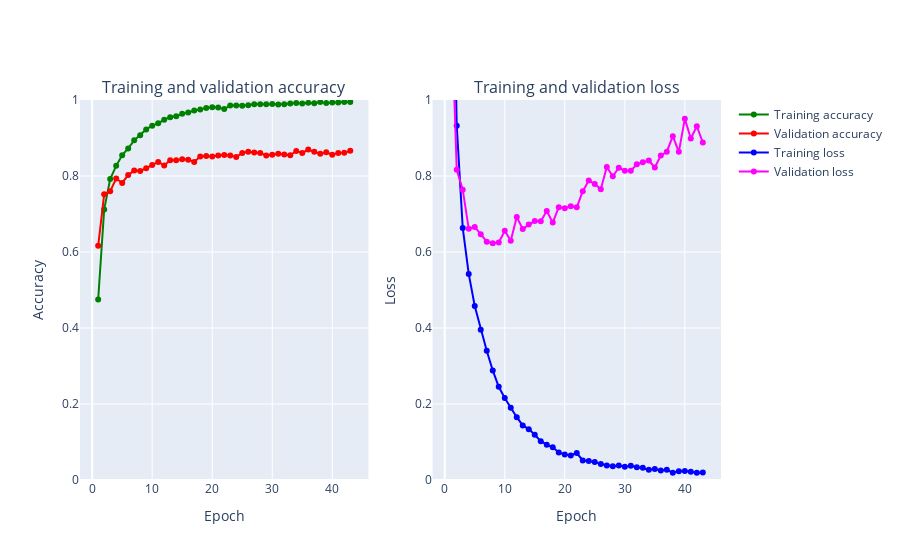

Notebook code cell kept with this figure:
### Code cell
cnn_model1 = model1.fit(X_train, y_train,
                  batch_size=BATCH_SIZE,
                  epochs=NO_EPOCHS,
                  verbose=1,
                  validation_data=(X_val, y_val),
                  callbacks=[earlystopper, checkpointer, annealer])
plot_accuracy_and_loss(cnn_model1)

### Figure 1 — Plotly figure (JSON) as saved in the notebook; plotly's stock layout.template omitted (floating-point values rounded to 4 significant figures)
{"data": [{"name": "Training accuracy", "yaxis": "y", "text": ["1", "2", "3", "4", "5", "6", "7", "8", "9", "10", "11", "12", "13", "14", "15", "16", "17", "18", "19", "20", "21", "22", "23", "24", "25", "26", "27", "28", "29", "30", "31", "32", "33", "34", "35", "36", "37", "38", "39", "40", "41", "42", "43"], "y": [0.475, 0.7121, 0.7922, 0.8268, 0.8549, 0.8726, 0.8938, 0.9071, 0.9226, 0.9325, 0.9386, 0.9482, 0.9547, 0.9575, 0.9635, 0.9672, 0.9721, 0.9747, 0.9793, 0.9808, 0.9801, 0.9762, 0.9853, 0.9857, 0.9851, 0.9865, 0.989, 0.9887, 0.9891, 0.9896, 0.9883, 0.9891, 0.9907, 0.9921, 0.9905, 0.9925, 0.9915, 0.9946, 0.9922, 0.9933, 0.9935, 0.9946, 0.9947], "mode": "markers+lines", "xaxis": "x", "marker": {"color": "Green"}, "x": [1, 2, 3, 4, 5, 6, 7, 8, 9, 10, 11, 12, 13, 14, 15, 16, 17, 18, 19, 20, 21, 22, 23, 24, 25, 26, 27, 28, 29, 30, 31, 32, 33, 34, 35, 36, 37, 38, 39, 40, 41, 42, 43], "type": "scatter"}, {"name": "Validation accuracy", "yaxis": "y", "text": ["1", "2", "3", "4", "5", "6", "7", "8", "9", "10", "11", "12", "13", "14", "15", "16", "17", "18", "19", "20", "21", "22", "23", "24", "25", "26", "27", "28", "29", "30", "31", "32", "33", "34", "35", "36", "37", "38", "39", "40", "41", "42", "43"], "y": [0.6162, 0.7517, 0.76, 0.7933, 0.7817, 0.8025, 0.8142, 0.8129, 0.8204, 0.8288, 0.8371, 0.8279, 0.8417, 0.8413, 0.8442, 0.8429, 0.8371, 0.8512, 0.8529, 0.8512, 0.8542, 0.855, 0.8537, 0.85, 0.8608, 0.8637, 0.8621, 0.8608, 0.8542, 0.8562, 0.8587, 0.8567, 0.8546, 0.8658, 0.8608, 0.8696, 0.8637, 0.8583, 0.8625, 0.8558, 0.8604, 0.8612, 0.8662], "mode": "markers+lines", "xaxis": "x", "marker": {"color": "Red"}, "x": [1, 2, 3, 4, 5, 6, 7, 8, 9, 10, 11, 12, 13, 14, 15, 16, 17, 18, 19, 20, 21, 22, 23, 24, 25, 26, 27, 28, 29, 30, 31, 32, 33, 34, 35, 36, 37, 38, 39, 40, 41, 42, 43], "type": "scatter"}, {"name": "Training loss", "yaxis": "y2", "text": ["1", "2", "3", "4", "5", "6", "7", "8", "9", "10", "11", "12", "13", "14", "15", "16", "17", "18", "19", "20", "21", "22", "23", "24", "25", "26", "27", "28", "29", "30", "31", "32", "33", "34", "35", "36", "37", "38", "39", "40", "41", "42", "43"], "y": [1.729, 0.9326, 0.6635, 0.5424, 0.458, 0.3957, 0.3401, 0.2883, 0.2454, 0.2157, 0.1901, 0.1653, 0.1435, 0.1339, 0.1189, 0.1022, 0.093, 0.08611, 0.07241, 0.06703, 0.06471, 0.07092, 0.05134, 0.04975, 0.04745, 0.04213, 0.03832, 0.03643, 0.03788, 0.0347, 0.03729, 0.0337, 0.03205, 0.02714, 0.02873, 0.025, 0.02702, 0.01923, 0.02311, 0.02355, 0.02147, 0.01927, 0.01991], "mode": "markers+lines", "xaxis": "x2", "marker": {"color": "Blue"}, "x": [1, 2, 3, 4, 5, 6, 7, 8, 9, 10, 11, 12, 13, 14, 15, 16, 17, 18, 19, 20, 21, 22, 23, 24, 25, 26, 27, 28, 29, 30, 31, 32, 33, 34, 35, 36, 37, 38, 39, 40, 41, 42, 43], "type": "scatter"}, {"name": "Validation loss", "yaxis": "y2", "text": ["1", "2", "3", "4", "5", "6", "7", "8", "9", "10", "11", "12", "13", "14", "15", "16", "17", "18", "19", "20", "21", "22", "23", "24", "25", "26", "27", "28", "29", "30", "31", "32", "33", "34", "35", "36", "37", "38", "39", "40", "41", "42", "43"], "y": [1.297, 0.8161, 0.7641, 0.6611, 0.666, 0.6465, 0.6273, 0.6229, 0.625, 0.6557, 0.6294, 0.6919, 0.6604, 0.6721, 0.6814, 0.6811, 0.7077, 0.6774, 0.7179, 0.7153, 0.7206, 0.7177, 0.7602, 0.788, 0.7792, 0.7652, 0.8235, 0.7994, 0.8218, 0.8141, 0.8141, 0.8307, 0.8364, 0.8408, 0.8224, 0.8538, 0.8639, 0.9048, 0.8636, 0.9504, 0.8987, 0.9308, 0.8882], "mode": "markers+lines", "xaxis": "x2", "marker": {"color": "Magenta"}, "x": [1, 2, 3, 4, 5, 6, 7, 8, 9, 10, 11, 12, 13, 14, 15, 16, 17, 18, 19, 20, 21, 22, 23, 24, 25, 26, 27, 28, 29, 30, 31, 32, 33, 34, 35, 36, 37, 38, 39, 40, 41, 42, 43], "type": "scatter"}], "layout": {"xaxis": {"domain": [0, 0.45], "anchor": "y", "title": {"text": "Epoch"}}, "yaxis": {"range": [0, 1], "domain": [0, 1], "anchor": "x", "title": {"text": "Accuracy"}}, "xaxis2": {"domain": [0.55, 1], "anchor": "y2", "title": {"text": "Epoch"}}, "yaxis2": {"range": [0, 1], "domain": [0, 1], "anchor": "x2", "title": {"text": "Loss"}}, "annotations": [{"yanchor": "bottom", "xref": "paper", "xanchor": "center", "yref": "paper", "text": "Training and validation accuracy", "y": 1, "x": 0.225, "font": {"size": 16}, "showarrow": false}, {"yanchor": "bottom", "xref": "paper", "xanchor": "center", "yref": "paper", "text": "Training and validation loss", "y": 1, "x": 0.775, "font": {"size": 16}, "showarrow": false}]}}
